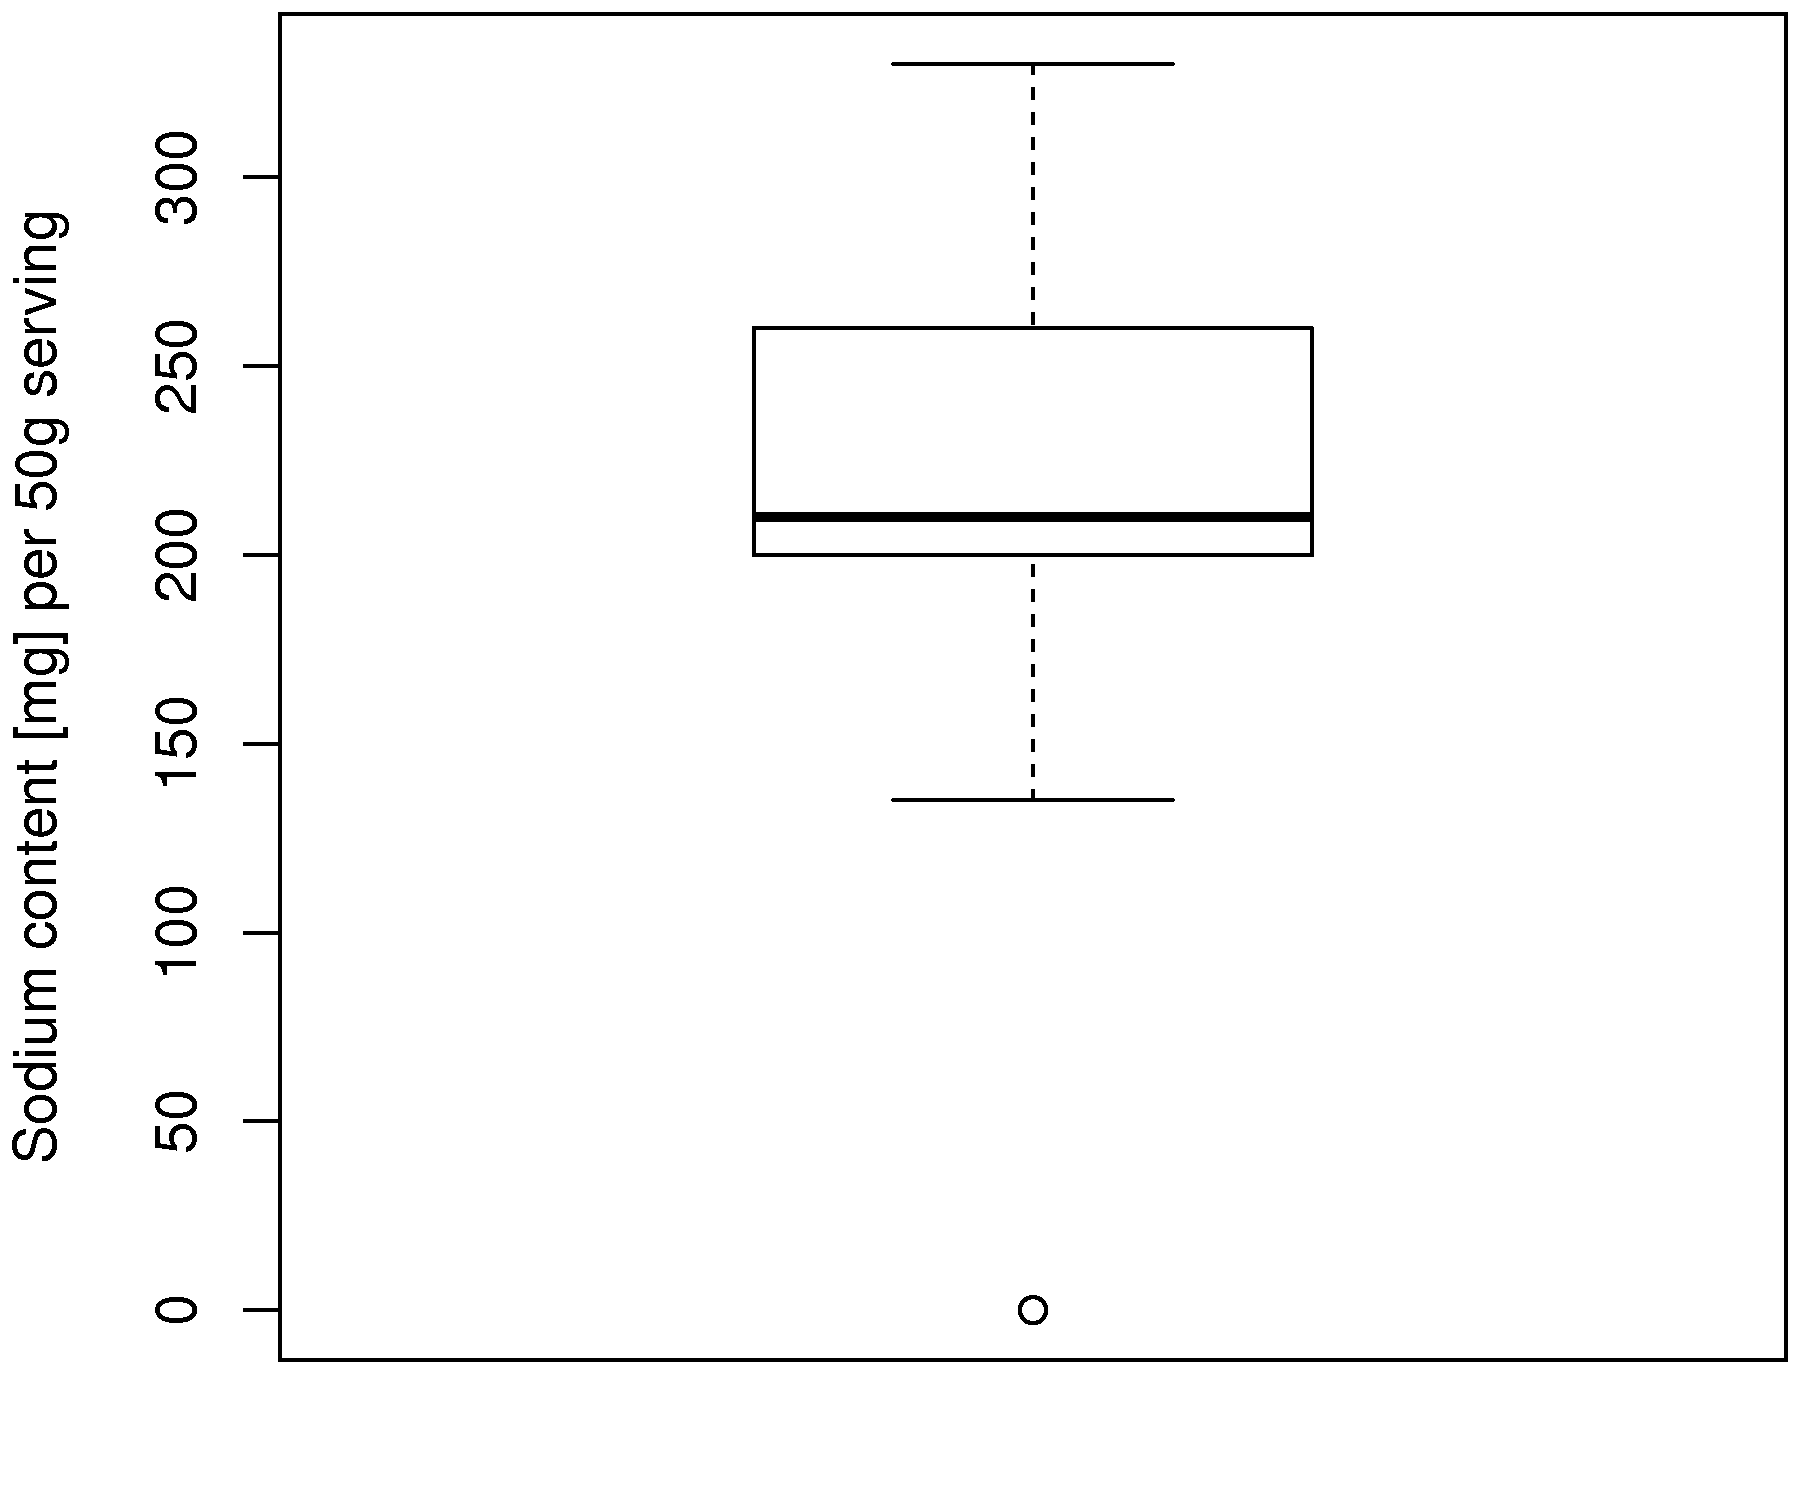

Write R code to recreate this figure.
sodium <- c(330, 290, 270, 260, 240, 240, 210, 210, 200, 200, 160, 135, 0)
mean(sodium)
median(sodium)
sd(sodium)
mad(sodium)
summary(sodium)

bitmap('sodium-content.png', pointsize=14, res=300, 
       type="png256", width=6, heigh=5)
par(mar=c(2, 4, 0.2, 0.2))  # (bottom, left, top, right) spacing around plot
boxplot(sodium, ylab="Sodium content [mg] per 50g serving")
dev.off()
